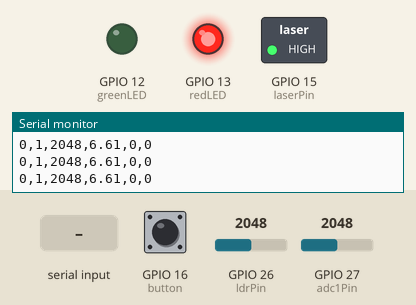
The sketch below on a simulated ESP32. On the bench: switched loads named in the sketch (green lamp = pin HIGH), output pins drawn as LEDs (lit = HIGH), the last lines printed to the serial monitor. The test bench sets the inputs (shaded band); at power-on: GPIO 16 (button) HIGH, GPIO 26 (ldrPin) = 2048, GPIO 27 (adc1Pin) = 2048.

Above: at 1.2 s.
1.3 s: "30,150\n" received over Serial
At 1.51 s:
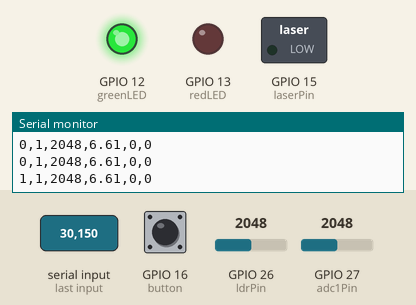
3.0 s: "1\n" received over Serial
At 3.5 s:
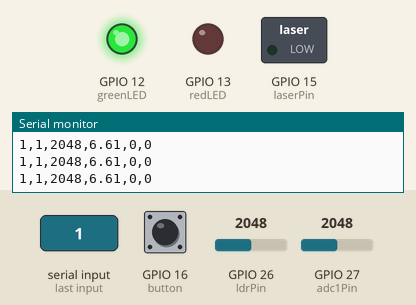
4.5 s: "0\n" received over Serial
At 5.2 s:
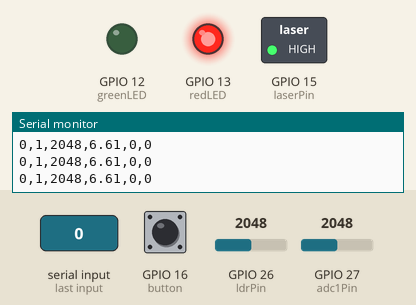
Timing chart, 0 to 7.5 s (numbered marks = the images above; inputs shaded):
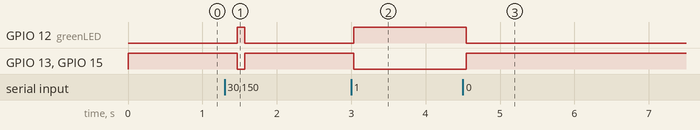

The sketch:

PicoSoftware.ino
```cpp
const int greenLED = 12;
const int redLED   = 13;
const int button   = 16;
const int laserPin = 15;
const int ldrPin   = 26;   // ADC0
const int adc1Pin  = 27;   // ADC1 for laser voltage

bool laserOn = false;
bool lastButtonState = HIGH;

unsigned long startTime = 0;
bool timing = false;
int threshold = 600;  // Default threshold, can be changed via serial
bool lastBeamBroken = false;

// Calibration variables
String inputString = "";
bool stringComplete = false;
int calibrationThreshold = 600;

void setup() {
  pinMode(greenLED, OUTPUT);
  pinMode(redLED, OUTPUT);
  pinMode(laserPin, OUTPUT);
  pinMode(button, INPUT_PULLUP);

  digitalWrite(laserPin, HIGH);   // Laser OFF
  digitalWrite(redLED, HIGH);
  digitalWrite(greenLED, LOW);

  Serial.begin(115200);

  // Reserve space for input string
  inputString.reserve(10);

  Serial.println("System Ready");
  Serial.println("Commands: '1'=Laser ON, '0'=Laser OFF, 'T<number>'=Set Threshold");
}

void loop() {
  // --- Serial commands ---
  if (Serial.available() > 0) {
    char inChar = (char)Serial.read();

    if (inChar == '\n') {
      stringComplete = true;
    } else if (inChar == '1') {
      laserOn = true;
      timing = false;
    } else if (inChar == '0') {
      laserOn = false;
      timing = false;
    } else if (inChar == 'T') {
      // Start of threshold command
      inputString = "";
    } else if (inChar >= '0' && inChar <= '9') {
      // Add digit to threshold command
      inputString += inChar;
    }
  }

  // Process complete threshold command
  if (stringComplete && inputString.length() > 0) {
    int newThreshold = inputString.toInt();
    if (newThreshold >= 0 && newThreshold <= 1023) {
      threshold = newThreshold;
      calibrationThreshold = newThreshold;
      Serial.print("Threshold set to: ");
      Serial.println(threshold);
    } else {
      Serial.println("Invalid threshold value (0-1023)");
    }
    inputString = "";
    stringComplete = false;
  }

  // --- Button toggle ---
  bool buttonState = digitalRead(button);
  if (lastButtonState == HIGH && buttonState == LOW) {
    laserOn = !laserOn;
    timing = false;
    delay(200); // debounce
  }
  lastButtonState = buttonState;

  // --- LEDs + Laser ---
  if (laserOn) {
    digitalWrite(laserPin, LOW); // active low
    digitalWrite(greenLED, HIGH);
    digitalWrite(redLED, LOW);
  } else {
    digitalWrite(laserPin, HIGH);
    digitalWrite(greenLED, LOW);
    digitalWrite(redLED, HIGH);
  }

  // --- LDR + Voltage ---
  int ldrValue = analogRead(ldrPin);
  int rawVoltage = analogRead(adc1Pin);
  float voltage = (rawVoltage / 1023.0) * 3.3;
  bool beamBroken = (ldrValue > threshold);

  // --- Timing / lap detection ---
  unsigned long elapsedNow = 0;
  if (laserOn) {
    if (beamBroken && !lastBeamBroken) {
      if (!timing) {
        startTime = millis();
        timing = true;
      } else {
        elapsedNow = millis() - startTime;
        timing = false;
      }
    }
    if (timing) elapsedNow = millis() - startTime;
  }
  lastBeamBroken = beamBroken;

  // --- Send CSV for Web Interface ---
  Serial.print(laserOn ? 1 : 0); Serial.print(",");
  Serial.print(beamBroken ? 1 : 0); Serial.print(",");
  Serial.print(ldrValue); Serial.print(",");
  Serial.print(voltage, 2); Serial.print(",");
  Serial.print(timing ? 1 : 0); Serial.print(",");
  Serial.println(elapsedNow);

  delay(50);
}
```

Measured:
- after the input at 1.3 s, GPIO 12 (greenLED): LOW → HIGH after 0.17 s, → LOW 0.10 s later; GPIO 13 (redLED), GPIO 15 (laserPin): HIGH → LOW after 0.17 s, → HIGH 0.10 s later
- after the input at 3.0 s, GPIO 12 (greenLED): LOW → HIGH at once; GPIO 13 (redLED), GPIO 15 (laserPin): HIGH → LOW at once
- after the input at 4.5 s, GPIO 12 (greenLED): HIGH → LOW after 0.05 s; GPIO 13 (redLED), GPIO 15 (laserPin): LOW → HIGH after 0.05 s
